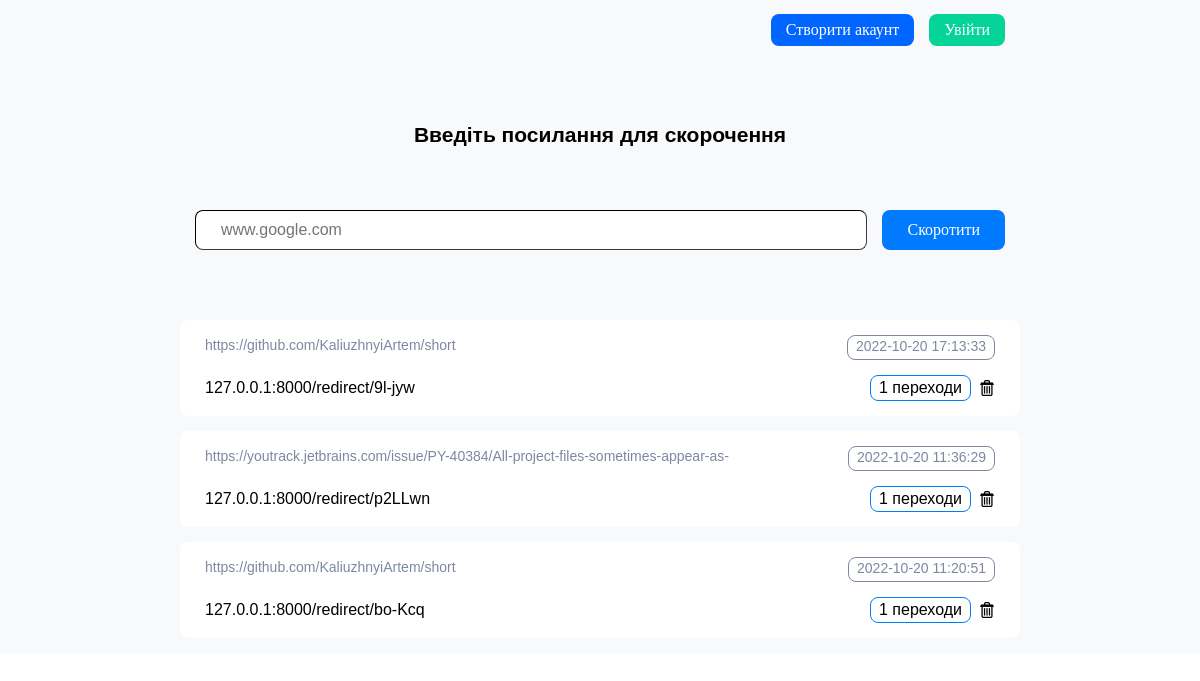
Before: / with the older database file.
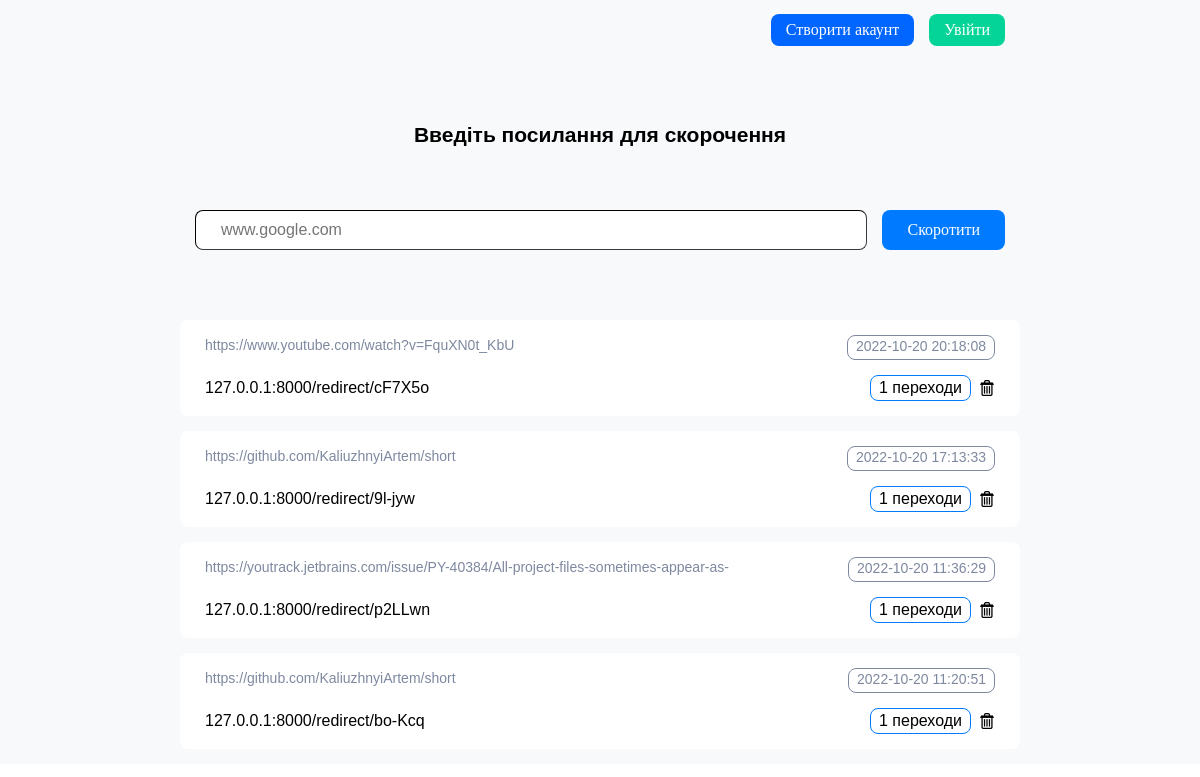
After: the same page with the newer database file.
### urlshorded/models.py (models this page shows, shortened)
class Links(models.Model):
    main_links = models.TextField(blank=False)
    short_links = models.TextField(blank=False)
    deleted = models.BooleanField(default=False)
    owner_id = models.ForeignKey(User, on_delete=models.CASCADE, null=True)
    owner_ip = models.ForeignKey('Guests', on_delete=models.CASCADE, null=True)
    def get_guest_data(self, ip='127.0.0.1'):
        guest = Guests()
        id_guest = guest.get_id_guests(ip)
        list_items = Links.objects.raw(
            f'SELECT *, (SELECT  count(id_links_id) FROM  urlshorded_clicktolinks WHERE id_links_id=urlshorded_links.id GROUP BY (id_links_id))  as cliks, (SELECT time_visit FROM urlshorded_clicktolinks WHERE id_links_id=urlshorded_links.id ORDER BY time_visit DESC LIMIT 1) as time_visit  FROM urlshorded_links WHERE (owner_ip_id={id_guest} AND  deleted=False) ORDER BY id DESC'
        )
        return list_items

### urlshorded/views.py (the view)
# urls.py: path('', homepage, name='home'),
def homepage(request):
    if handler_post_request_in_url_form(request) is not None:
        return redirect('home')
    return render(request=request,
                  template_name='urlshorded/index.html',
                  context=get_context_for_homepage(request))

### urlshorded/forms.py
class GetUrlForm(forms.Form):
    main_links = forms.CharField(label='', widget=forms.TextInput(attrs={'class': 'form_for_ulr',
                                                                         'placeholder': "www.google.com",
                                                                         }))

### urlshorded/models.py (called while the page is built)
    def get_id_guests(self, ip_guest: str):
        id_guest = Guests.objects.filter(ip=ip_guest)
        if id_guest:
            return id_guest[0].pk

    def find_guest(self, guest_ip: str):
        if Guests.objects.filter(ip=guest_ip):
            return True
        else:
            return False

### urlshorded/other.py (called while the page is built)
def get_client_ip(request) -> str:
    x_forwarded_for = request.META.get('HTTP_X_FORWARDED_FOR')
    if x_forwarded_for:
        ip = x_forwarded_for.split(',')[0]
    else:
        ip = request.META.get('REMOTE_ADDR')
    return ip

def get_items_list(request):
    listcon = Links()
    guestcon = Guests()
    guest_ip = get_client_ip(request)
    if request.user.is_authenticated:
        return listcon.get_user_data(request.user.id)
    else:
        if guestcon.find_guest(guest_ip):
            return listcon.get_guest_data(guest_ip)
        else:
            guestcon.add_new_guest(guest_ip)

def handler_post_request_in_url_form(request):
    if request.method == 'POST':
        form = GetUrlForm(request.POST)
        if form.is_valid():
            add_new_url(request, form.cleaned_data['main_links'],)
            return True

def get_context_for_homepage(request) -> dict:
    return {
        'list_items': get_items_list(request),
        'form': GetUrlForm(),
    }

### urlshorded/templates/urlshorded/index.html (shortened to what this page needs)
{% load static %}
<!DOCTYPE html>
<html>
<head>
	<link rel="stylesheet" type="text/css" href="{% static 'urlshorded/css/style.css' %}">
</head>
<body>
<div class="main_page">
	<div class="conteiner">
		<div class="head">
			<div class="userbar" style="display:flex;">
				{% if request.user.is_authenticated %}
					<p style=" margin-right: 20px; font-size: 20px; font-family: ubuntu, sans-serif;">
						{{user.username}}
					</p>
					<a href="{% url 'logout'%}">
						<input type="submit" name="logout" value="Вийти" class="log_in">
					</a>
				{% else %}
					<a href="{% url 'reg'%}">
						<input type="submit" name="sign_up" value="Створити акаунт" class="create_akk">
					</a>
					<a href="{% url 'login_user' %}">
						<input type="submit" name="log_in" value="Увійти" class="log_in">
					</a>
				{% endif%}
			</div>
		</div>
		<div class="enter_link">
			<div class="main_title">
				<p>Введіть посилання для скорочення</p>
			</div>
			<div class="form_conteiner">
				<form class="fblock" action="{% url 'home' %}" method="post" >
					{{ form }}
					<input type="submit" name="shorten_link" value="Скоротити" class="shorten">
				</form>
			</div>
		</div>
		<div class="links_conteiner">
			{% for item in list_items %}
				<div class="item_link">
				<div class="block_top">
					<div class="url_main">
						<p>{{item.main_links}}</p>
					</div>
					{% if item.time_visit %}
					<div class="date_info">
			 			<p>{{ item.time_visit|date:"Y-m-d  H:i:s" }}</p>
			 		</div>
					{% endif %}
				</div>
				<div class="block_bottom">
					<div class="sh_link">
						<p>127.0.0.1:8000/redirect/{{item.short_links}}</p>
					</div>
					<div class="stat_and_dell">
						<div class="value_clicks">
							{% if item.cliks > 0 %}
								<p>{{ item.cliks }} переходи </p>
							{% else %}
								<p>0 переходів </p>
							{% endif %}
						</div>
						<div class="del_but">
							<a href="{% url 'del' id_link=item.pk %}">
								<input type="submit" name="del_link" class="dell" value="" >
							</a>
						</div>
					</div>
				</div>
			</div>
			{% endfor%}
		</div>
	</div>
</div>
</body>
</html>

### urlshorded/static/urlshorded/css/style.css (style rules this page uses)
*, *::before, *::after { box-sizing: border-box; }
body, h1, h2, h3, h4, p, ul[class], ol[class], li, figure, figcaption, blockquote, dl, dd { margin: 0; }
body { min-height: 100vh; scroll-behavior: smooth; text-rendering: optimizeSpeed; line-height: 1.5; }
a:not([class]) { text-decoration-skip-ink: auto; }
input, button, textarea, select { font: inherit; }
.main_page { width: 100%; display: flex; justify-content: center; background-color: #f8f9fa ; }
.conteiner { width: 70%; background-color: ; }
.head { width: 100%; height: 60px; display: flex; justify-content: right; align-items: center; border-radius: 4px; position: sticky; top: 0; }
.log_in { height: 32px; color: #fff; background-color: rgb(4, 212, 152); border-radius: 8px; border: none; margin-right: 15px; padding-left: 15px; padding-right: 15px; }
.create_akk { height: 32px; background-color: rgb(0, 102, 255); border-radius: 8px; border: none; margin-right: 15px; padding-left: 15px; padding-right: 15px; color: #fff; }
.enter_link { display: flex; flex-direction: column; }
.form_conteiner { display: flex; flex-direction: row; width: 100%; height: 60px; justify-content: center; }
.fblock { width:100%; display: flex; }
.form_for_ulr { height: 40px; border-radius: 8px; margin-right: 15px; margin-left: 15px; flex-basis: 90%; box-shadow: none; border-color: rgb(59, 59, 59); border-width: 0.5px; padding-left: 25px; font-size: 16px; font-family: ubuntu, sans-serif; }
.shorten { height: 40px; padding-left: 25px; padding-right: 25px; border-radius: 8px; background-color: #007bff; color: #fff; border: none; margin-right: 15px; }
.main_title { width: 100%; height: 150px; display: flex; justify-content: center; align-items: center; font-size: 21px; font-family: ubuntu, sans-serif; font-weight: 600; }
.links_conteiner { margin-top: 50px; width: 100%; display: flex; flex-direction: column; }
.item_link { background-color: #fff; font-family: ubuntu, sans-serif; display: flex; flex-direction: column; padding-left: 25px; padding-right: 25px; padding-bottom: 15px; padding-top: 15px; border-radius: 8px; margin-bottom: 15px; }
.block_top { width: 100%; display: flex; flex-direction: row; justify-content: space-between; }
.block_top p { font-size: 14px; color: #7e889f; height: 23px; }
.date_info { border: 1px solid; border-radius: 8px; border-color: #7e889f; padding-left: 8px; padding-right: 8px; }
.url_main { width:70%; text-overflow: ellipsis; overflow:hidden; }
.block_bottom { width: 100%; margin-top: 15px; display: flex; flex-direction: row; justify-content: space-between; align-items: center; }
.stat_and_dell { display: flex; flex-direction: row; align-items: center; }
.value_clicks { border: 1px solid; border-radius: 8px; border-color: #007bff; padding-left: 8px; padding-right: 8px; }
.del_but { width: 16px; height: 16px; margin-left: 8px; }
.dell { background-color: #fff; background-image: url("/static/urlshorded/images/dell.png/"); background-repeat : no-repeat; border: none; width: 100%; height: 100%; }

Changed rows visible on the page:
added Links: main_links "https://www.youtube.com/watch?v=FquXN0t_KbU", time_visit "2022-10-20 20:18:08", short_links "cF7X5o", cliks "1"
